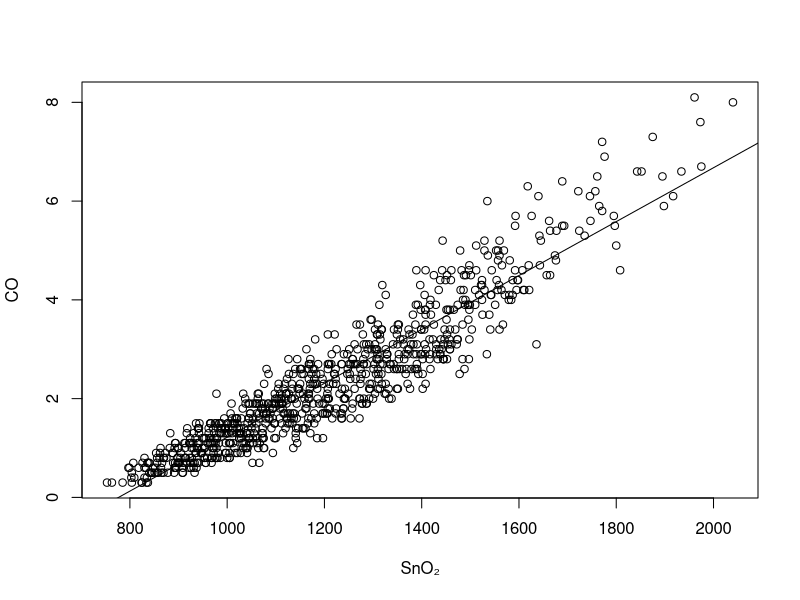
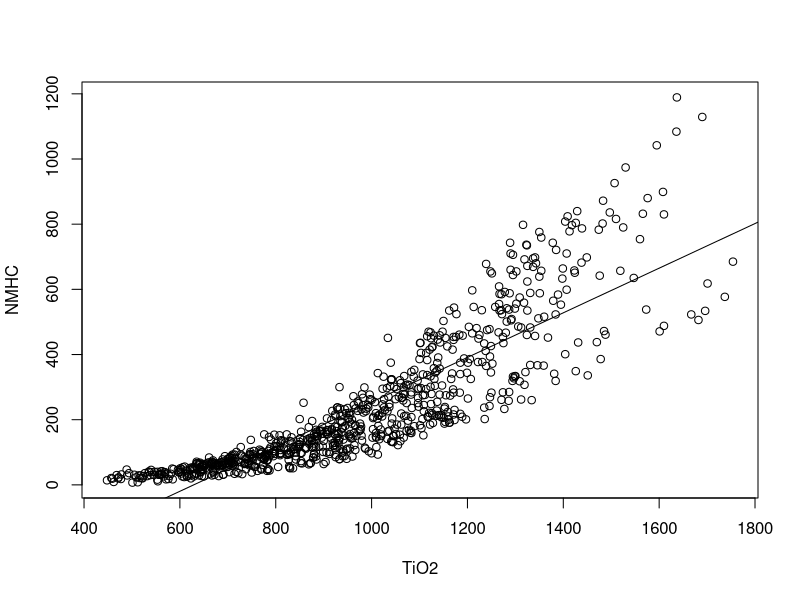
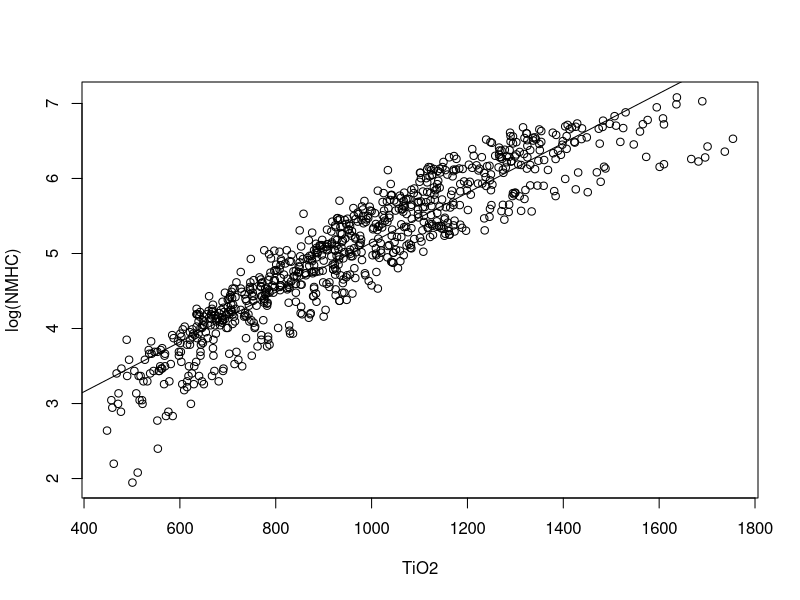
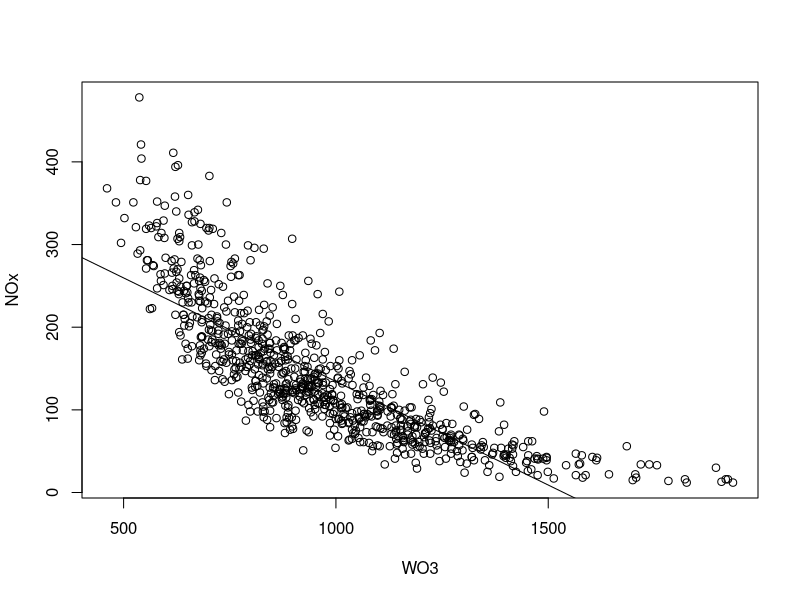
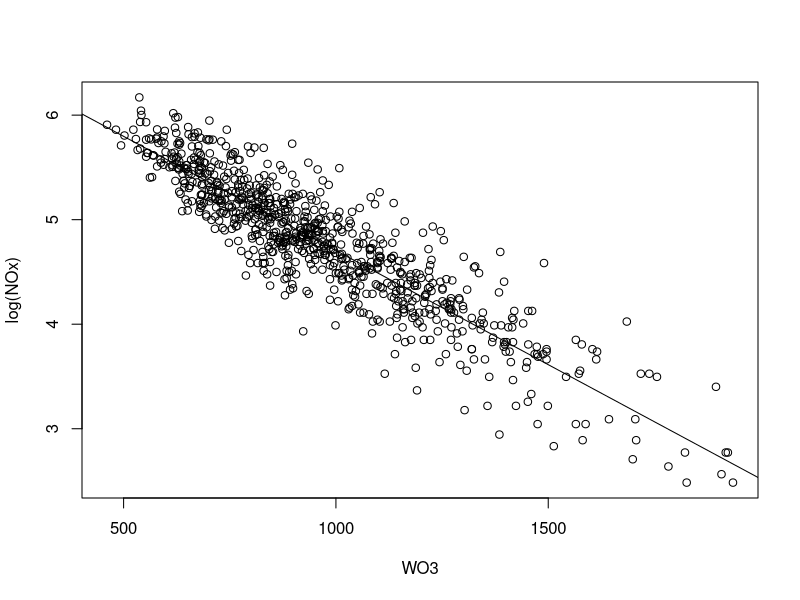
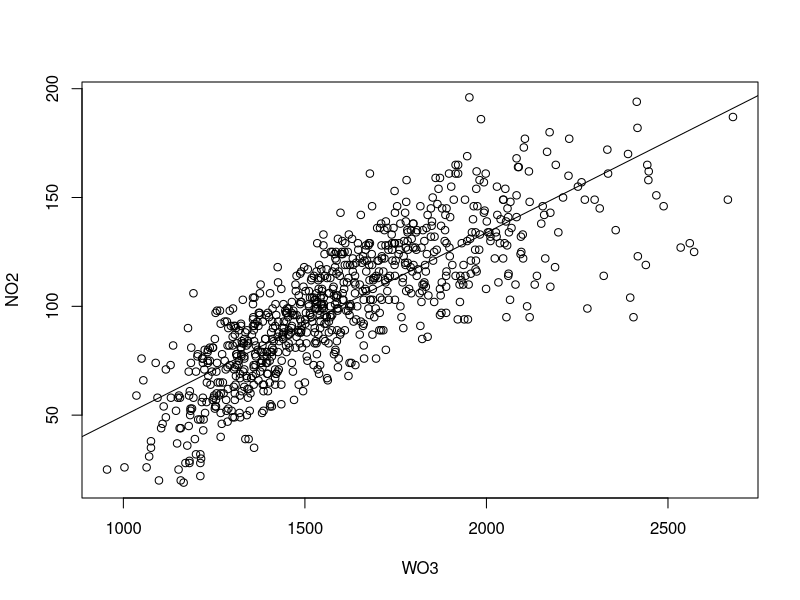
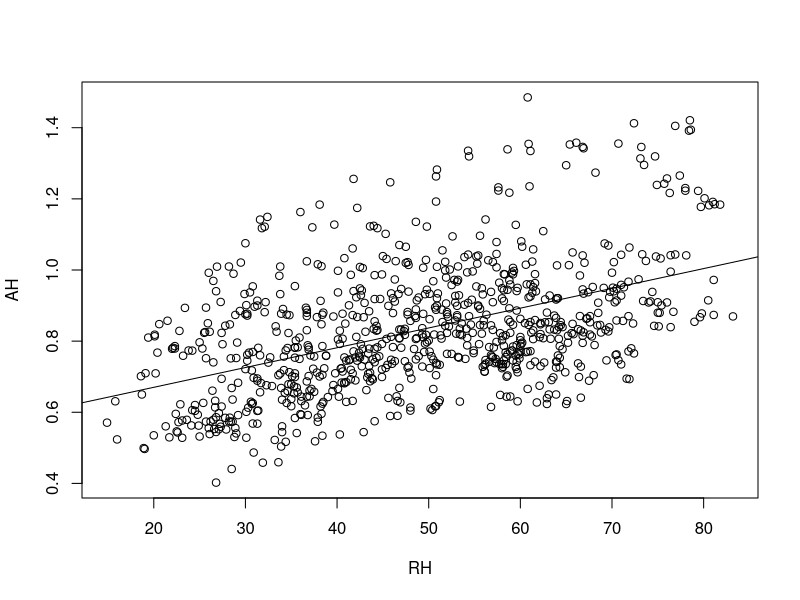
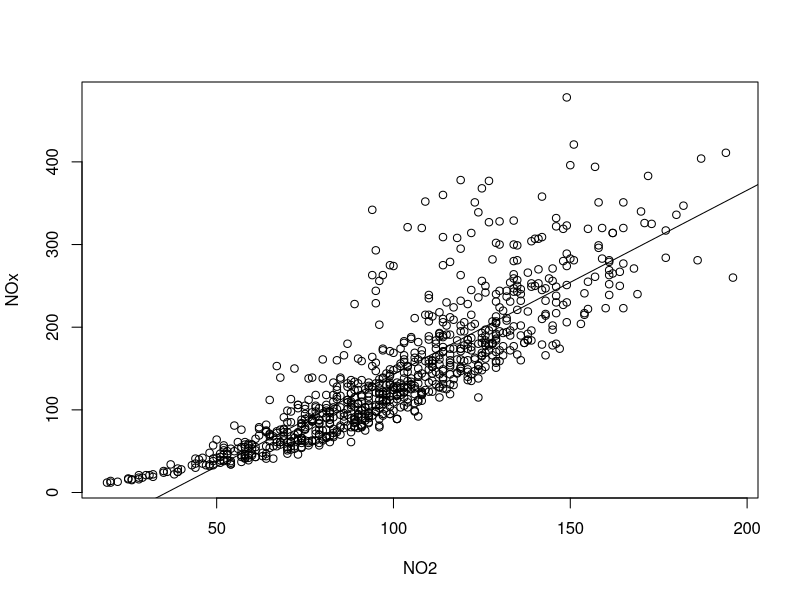

Write the R code that produced these figures, in order.
air_quality = read.csv("AirQualityUCI.csv")
air_quality = subset(air_quality, CO.GT. != -200 & PT08.S1.CO. != -200 & NMHC.GT. != -200 & C6H6.GT. != -200 & PT08.S2.NMHC. != -200 & NOx.GT. != -200 & PT08.S3.NOx. != -200 & NO2.GT. != -200 & PT08.S4.NO2. != -200 & PT08.S5.O3. != -200 & T != -200 & RH != -200 & AH != -200)

CO = air_quality$CO.GT.
S1.CO = air_quality$PT08.S1.CO.
NMHC = air_quality$NMHC.GT.
C6H6 = air_quality$C6H6.GT.
S2.NMHC = air_quality$PT08.S2.NMHC.
NOx = air_quality$NOx.GT.
S3.NOx = air_quality$PT08.S3.NOx.
NO2 = air_quality$NO2.GT.
S4.NO2 = air_quality$PT08.S4.NO2.
S5.O3 = air_quality$PT08.S5.O3.
T = air_quality$T
RH = air_quality$RH
AH = air_quality$AH

###########################
# Since we want out linear regression to rely on as few predictors as possible, we want to see if particulates that were measured by the same sensor are correlated.
# Let's start with CO and PT08.S1, Tin oxide, which were measured by sensor 1:
cor(CO, S1.CO)
plot(CO ~ S1.CO, xlab = "SnO₂", ylab = "CO")
abline(lm(CO ~ S1.CO))
# We find that the correlation is 0.9362607 which is highly linear, which is supported by the scatter plot. Including both in a model would affect how the model behaves. Similarly, let's look at Non-metanic hydrocarbons and what the researchers call 'titania' PT08.S2:
cor(NMHC,S2.NMHC)
plot(NMHC ~ S2.NMHC, xlab = "TiO2", ylab = "NMHC")
abline(lm(NMHC ~ S2.NMHC))
log_NMHC = log(NMHC)
plot(log_NMHC ~ S2.NMHC, xlab = "TiO2", ylab = "log(NMHC)")
abline(lm(log_NMHC ~ S2.NMHC))
cor(S2.NMHC, log_NMHC)
# Once again, we get a strong linear correlation, 0.8750609. This means that including both as explanatory variables in unnecessary. We can see that their plot kind of resembles an exponential plot, which still means they are highly related. When taking log(NMHC), we find that the correlation coeff. increases, which supports that conclusion. Let's look at total nitrogen oxides, NOx, and PT08.S3 tungsten oxide:
cor(NOx, S3.NOx)
plot(NOx ~ S3.NOx, xlab = "WO3", ylab = "NOx")
abline(lm(NOx ~ S3.NOx))
log_NOx = log(NOx)
plot(log_NOx ~ S3.NOx, xlab = "WO3", ylab = "log(NOx)")
abline(lm(log_NOx ~ S3.NOx))
cor(log_NOx, S3.NOx)
# Another highly linear relationship, with coeff. -0.8142965. Here we also see that NOx seems to be exponentially related to tungsten oxide. Once again, we find that the correlation coeff. increases in magnitude when taking log(NOx). Finally, we see that sensor 4 is also reading tungsten oxide, but nominally targeting NO2:
cor(NO2, S4.NO2)
plot(NO2 ~ S4.NO2, xlab = "WO3", ylab = "NO2")
abline(lm(NO2 ~ S4.NO2))
# We get a coeff. of 0.8077916, once again very linear. 


# We want to exclude these columns labelled with PT08 since we find that they are all highly correlated with the material their sensor nominally targets. We can still include PT08.S5.O3 however, since no ground true readings of O3 exist. 
# Next, we want to look at the relationship between absolute and relative humidity:
cor(AH, RH)
# We get a smaller correlation of 0.4757759, but this is still fairly indicative of a somewhat linear relationship. We can also look at the plot of RH and AH:
plot(AH ~ RH)
abline(lm(AH ~ RH))
# Though weakly linear, we can still assume that they are correlated, so we will use a model which does not include both AH and RH.

# Let's also look at the relationship between NO2 and NOx, since NO2 is a type of nitrogen oxide:
cor(NO2, NOx)
plot(NOx ~ NO2)
abline(lm(NOx ~ NO2))
plot(log_NOx ~ NO2)
abline(lm(log_NOx ~ NO2))
cor(log_NOx, NO2)
# It is clear that NOx and NO2 are related, but is unclear whether the relation is exponential, even though the correlation coeff. increases after taking log(NOx), but the plot of log(NOx)~NO2 does not look more linear than NOx~NO2. Thus, we will discard NO2 as a predictor for the model.


# Therefore, the initial set of predictors for the Temperature are: CO, NMHC, C6H6, NOx, and lastly indium oxide PT08.S5. The reason we include indium oxide is that no other column contains results that contain readings from sensor 5. We get:
reg_1 = lm(T ~ . -Date -Time -PT08.S1.CO. -PT08.S2.NMHC. -PT08.S3.NOx. -NO2.GT. -PT08.S4.NO2. -RH, data = air_quality)
summary(reg_1)
# We see that NMHC, InO2 and AH are not significant predictors since their p-values are > 0.05, so we will remove them from the model:
reg_2 = lm(T ~ . -Date -Time -NMHC.GT. -PT08.S1.CO. -PT08.S2.NMHC. -PT08.S3.NOx. -NO2.GT. -PT08.S4.NO2. -PT08.S5.O3. -AH -RH, data = air_quality)
summary(reg_2)

# So we have arrived a a very good model that contains few predictors that are all statistically significant. Now we want to examine the cross effects between AH and the particulates that remain:
reg_3 = lm(T ~ . -Date -Time -NMHC.GT. -PT08.S1.CO. -PT08.S2.NMHC. -PT08.S3.NOx. -NO2.GT. -PT08.S4.NO2. -RH +CO.GT.*AH +C6H6.GT.*AH +NOx.GT.*AH, data = air_quality)
summary(reg_3)
# None of the cross effects are significant, so we will continue to use reg_2

sum_of_perc_errs = 0
mag_sum_of_perc_errs = 0
calc = 0
for(i in 1:length(air_quality$Date)){
  calc = 0
  calc = calc + 15.309530 + -3.371883*air_quality$CO.GT.[i] + 1.329935*air_quality$C6H6.GT.[i] + -0.042487*air_quality$NOx.GT.[i]

  sum_of_perc_errs = sum_of_perc_errs + 100*((air_quality$T[i] - calc)/air_quality$T[i])
  mag_sum_of_perc_errs = mag_sum_of_perc_errs + 100*((abs(air_quality$T[i] - calc))/air_quality$T[i])
}
avg_perc_err = sum_of_perc_errs/length(air_quality$Date)
avg_mag_perc_err = mag_sum_of_perc_errs/length(air_quality$Date)
avg_perc_err # average percent error in predicting the temperature
avg_mag_perc_err # average of magnitude of percent error in predicting temperature

# Let's try with a different model:
reg_4 = lm(T ~ . -Date -Time -PT08.S1.CO. -NMHC.GT. -C6H6.GT., data = air_quality)
summary(reg_4)
# Here we have eliminated PT08.S1.CO., NMHC.GT. and C6H6.GT.
sum_of_perc_errs = 0
avg_perc_err = 0
for(i in 1:length(air_quality$Date)){
  calc = 0
  calc = calc + 8.7298019 + -0.9481553*air_quality$CO.GT.[i] + 0.0108770*air_quality$PT08.S2.NMHC.[i] + 0.0047004*air_quality$NOx.GT.[i] + 0.0031592*air_quality$PT08.S3.NOx.[i] + 0.0078420*air_quality$NO2.GT.[i] + -0.0031558*air_quality$PT08.S4.NO2.[i] + -0.0013385*air_quality$PT08.S5.O3.[i] + -0.3271813*air_quality$RH[i] + 19.9436334*air_quality$AH[i]
  
  sum_of_perc_errs = sum_of_perc_errs + 100*((air_quality$T[i] - calc)/air_quality$T[i])
}
avg_perc_err = sum_of_perc_errs/length(air_quality$Date)
avg_perc_err
